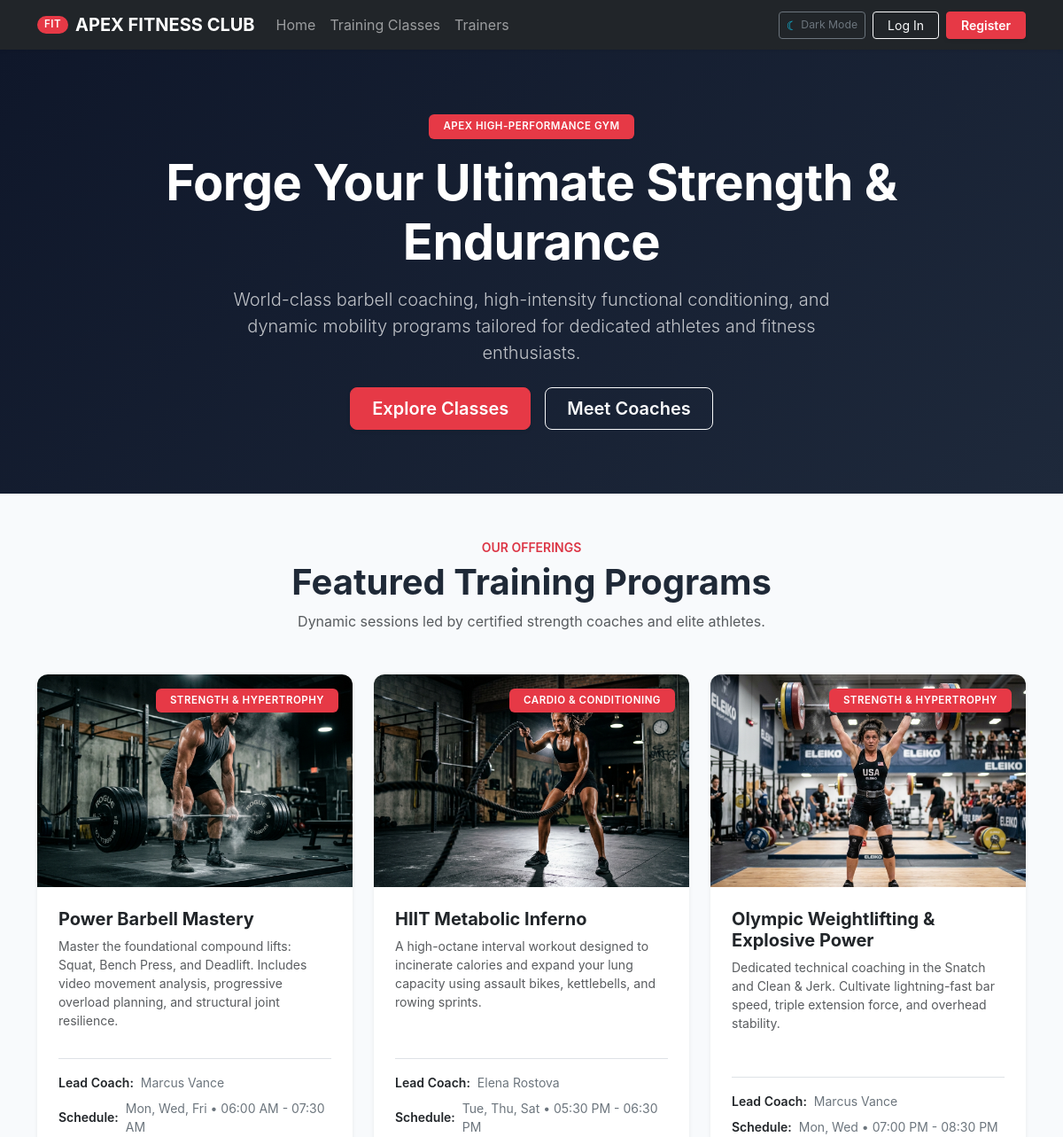
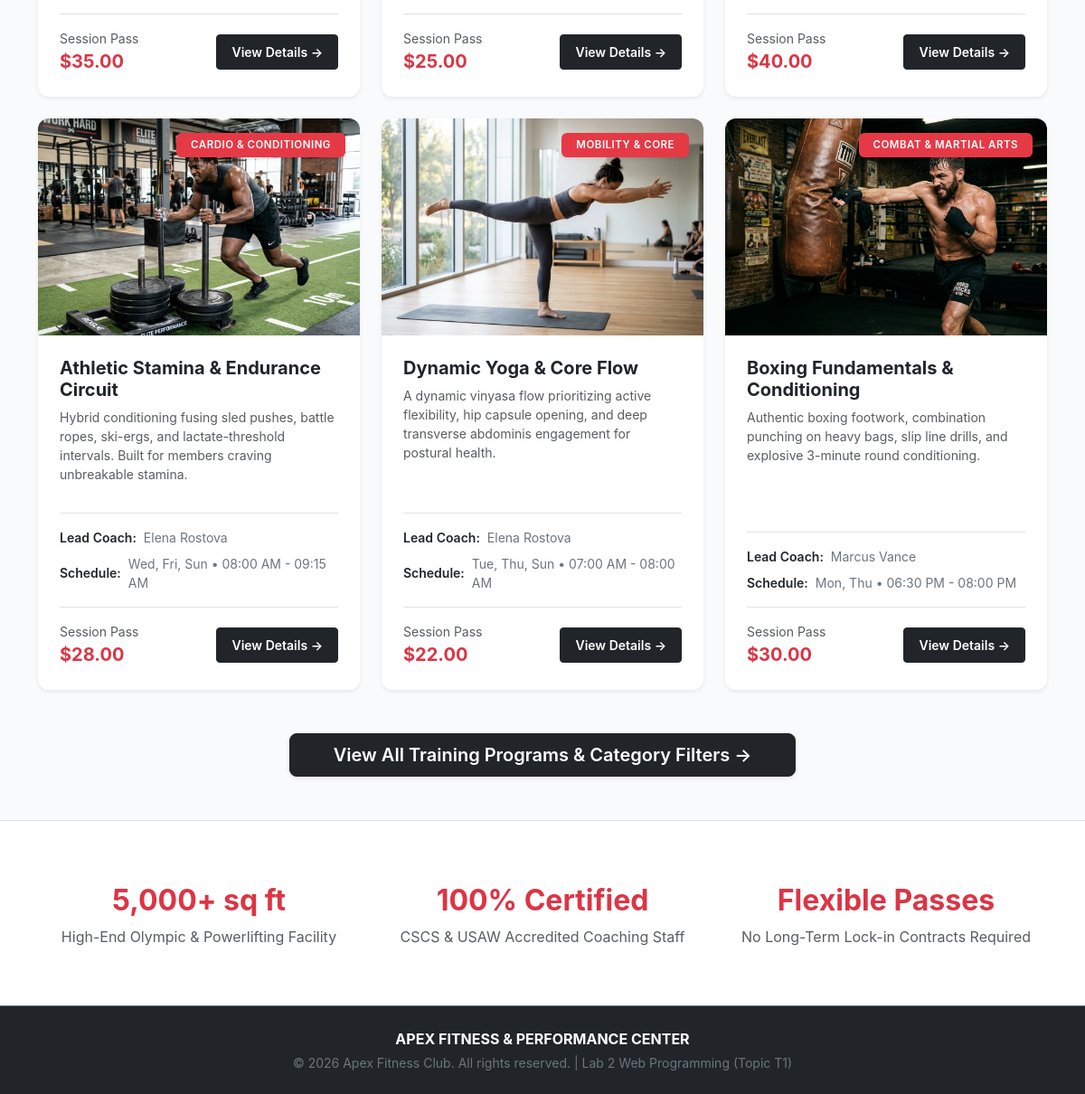
The page /bookstore/public/index.php on the database its author committed (2 pictures, top to bottom).
### tables this page shows
CREATE TABLE `fitness_classes` (
  `id` INT AUTO_INCREMENT PRIMARY KEY,
  `category_id` INT NOT NULL,
  `title` VARCHAR(150) NOT NULL,
  `description` TEXT NOT NULL,
  `trainer_name` VARCHAR(100) NOT NULL,
  `schedule_info` VARCHAR(100) NOT NULL,
  `price` DECIMAL(10,2) NOT NULL DEFAULT 0.00,
  `image_url` VARCHAR(255) NULL,
  `created_at` TIMESTAMP DEFAULT CURRENT_TIMESTAMP,
  CONSTRAINT `fk_class_category`
    FOREIGN KEY (`category_id`)
    REFERENCES `categories` (`id`)
    ON DELETE CASCADE
    ON UPDATE CASCADE
);

CREATE TABLE `categories` (
  `id` INT AUTO_INCREMENT PRIMARY KEY,
  `name` VARCHAR(100) NOT NULL,
  `description` TEXT NULL
);

### bookstore/config/preferences.php (called while the page is built, shortened)
<?php
function getActiveTheme(): string {
    $theme = $_COOKIE[COOKIE_THEME] ?? 'light';
    return in_array($theme, ['light', 'dark'], true) ? $theme : 'light';
}

### bookstore/config/session.php (called while the page is built, shortened)
<?php
function isLoggedIn(): bool {
    return isset($_SESSION['user_id']) && !empty($_SESSION['user_id']);
}

### bookstore/public/index.php (the view, shortened to what this page needs)
<?php
require_once __DIR__ . '/../config/session.php';
require_once __DIR__ . '/../config/database.php';
require_once __DIR__ . '/../config/preferences.php';
$activeTheme = getActiveTheme();
try {
    $stmt = $pdo->query("
        SELECT
            fc.id,
            fc.title,
            fc.description,
            fc.trainer_name,
            fc.schedule_info,
            fc.price,
            fc.image_url,
            c.name AS category_name
        FROM fitness_classes fc
        INNER JOIN categories c ON fc.category_id = c.id
        ORDER BY fc.id ASC
    ");
    $classes = $stmt->fetchAll();
} catch (PDOException $e) {
    error_log("Failed to fetch fitness classes: " . $e->getMessage());
    $classes = [];
}
?>
<!DOCTYPE html>
<html lang="en">
<head>
  <link
    href="https://cdn.jsdelivr.net/npm/bootstrap@5.3.0/dist/css/bootstrap.min.css"
    rel="stylesheet">
  <link rel="stylesheet" href="css/style.css">
</head>
<body class="<?php echo ($activeTheme === 'dark') ? 'theme-dark' : ''; ?>" data-bs-theme="<?php echo $activeTheme; ?>">
<?php
require_once __DIR__ . '/../components/header.php';
?>
<section class="hero-section text-white py-5">
  <div class="container text-center py-4">
    <span class="badge bg-danger text-uppercase px-3 py-2 mb-3 tracking-wider">Apex High-Performance Gym</span>
    <h1 class="display-4 fw-bold mb-3">Forge Your Ultimate Strength & Endurance</h1>
    <p class="lead text-light opacity-75 mb-4">
      World-class barbell coaching, high-intensity functional conditioning, and dynamic mobility programs tailored for dedicated athletes and fitness enthusiasts.
    </p>
    <div class="d-flex justify-content-center gap-3">
      <a href="#items" class="btn btn-danger btn-lg px-4 fw-semibold shadow-sm">
        Explore Classes
      </a>
      <a href="#trainers" class="btn btn-outline-light btn-lg px-4 fw-semibold">
        Meet Coaches
      </a>
    </div>
  </div>
</section>
<section class="py-5" id="items">
  <div class="container">
    <div class="text-center mb-5">
      <span class="text-danger fw-semibold text-uppercase small">Our Offerings</span>
      <h2 class="display-6 fw-bold mt-1">Featured Training Programs</h2>
      <p class="text-muted">Dynamic sessions led by certified strength coaches and elite athletes.</p>
    </div>
    <?php if (empty($classes)): ?>
      <div class="alert alert-info text-center py-4 shadow-sm">
        <h5>No fitness classes currently available</h5>
        <p class="mb-0 text-muted">Please check back soon or verify that the database seed data has been imported.</p>
      </div>
    <?php else: ?>
      <div class="row g-4">
        <?php foreach ($classes as $class): ?>
          <div class="col-12 col-md-6 col-lg-4">
            <div class="card h-100 shadow-sm border-0 class-card">
              <div class="position-relative">
                <img
                  src="<?php echo htmlspecialchars($class['image_url']); ?>"
                  class="card-img-top"
                  alt="<?php echo htmlspecialchars($class['title']); ?>">
                <span class="badge bg-danger position-absolute top-0 end-0 m-3 px-3 py-2 shadow-sm">
                  <?php echo htmlspecialchars($class['category_name']); ?>
                </span>
              </div>
              <div class="card-body d-flex flex-column p-4">
                <h5 class="card-title fw-bold text-dark mb-2">
                  <?php echo htmlspecialchars($class['title']); ?>
                </h5>
                <p class="card-text text-muted small flex-grow-1">
                  <?php echo htmlspecialchars($class['description']); ?>
                </p>
                <div class="class-meta my-3 pt-3 border-top">
                  <div class="d-flex align-items-center text-secondary small mb-2">
                    <span class="fw-semibold text-dark me-2">Lead Coach:</span>
                    <span><?php echo htmlspecialchars($class['trainer_name']); ?></span>
                  </div>
                  <div class="d-flex align-items-center text-secondary small">
                    <span class="fw-semibold text-dark me-2">Schedule:</span>
                    <span><?php echo htmlspecialchars($class['schedule_info']); ?></span>
                  </div>
                </div>
                <div class="d-flex align-items-center justify-content-between pt-3 border-top">
                  <div>
                    <span class="text-muted small d-block">Session Pass</span>
                    <span class="fs-5 fw-bold text-danger">$<?php echo number_format((float)$class['price'], 2); ?></span>
                  </div>
                  <a href="../pages/item_details.php?id=<?php echo urlencode($class['id']); ?>"
                     class="btn btn-dark btn-sm px-3 py-2 fw-semibold">
                    View Details &rarr;
                  </a>
                </div>
              </div>
            </div>
          </div>
        <?php endforeach; ?>
      </div>
      <div class="text-center mt-5">
        <a href="../pages/classes.php" class="btn btn-dark btn-lg px-5 fw-semibold shadow-sm">
          View All Training Programs & Category Filters &rarr;
        </a>
      </div>
    <?php endif; ?>
  </div>
</section>
<section class="py-5 bg-white border-top" id="trainers">
  <div class="container text-center">
    <div class="row g-4 align-items-center justify-content-center">
      <div class="col-md-4">
        <div class="p-3">
          <div class="fs-2 text-danger fw-bold mb-1">5,000+ sq ft</div>
          <p class="text-muted mb-0">High-End Olympic & Powerlifting Facility</p>
        </div>
      </div>
      <div class="col-md-4">
        <div class="p-3">
          <div class="fs-2 text-danger fw-bold mb-1">100% Certified</div>
          <p class="text-muted mb-0">CSCS & USAW Accredited Coaching Staff</p>
        </div>
      </div>
      <div class="col-md-4">
        <div class="p-3">
          <div class="fs-2 text-danger fw-bold mb-1">Flexible Passes</div>
          <p class="text-muted mb-0">No Long-Term Lock-in Contracts Required</p>
        </div>
      </div>
    </div>
  </div>
</section>
<?php
require_once __DIR__ . '/../components/footer.php';
?>
</body>
</html>

### bookstore/components/header.php (shortened to what this page needs)
<?php
require_once __DIR__ . '/../config/session.php';
require_once __DIR__ . '/../config/preferences.php';
$isAuth = isLoggedIn();
$currentUser = getCurrentUser();
$activeTheme = getActiveTheme();
$currentUri = $_SERVER['REQUEST_URI'] ?? '../public/index.php';
$targetTheme = ($activeTheme === 'dark') ? 'light' : 'dark';
$themeToggleUrl = "../pages/set_theme.php?theme=" . urlencode($targetTheme) . "&return=" . urlencode($currentUri);
?>
<header>
  <nav class="navbar navbar-expand-lg navbar-dark bg-dark sticky-top shadow-sm">
    <div class="container">
      <a class="navbar-brand fw-bold text-uppercase d-flex align-items-center gap-2" href="../public/index.php">
        <span class="badge bg-danger rounded-pill px-2 py-1">FIT</span>
        <span>Apex Fitness Club</span>
      </a>
      <div class="collapse navbar-collapse" id="mainNavbar">
        <ul class="navbar-nav me-auto mb-2 mb-lg-0 align-items-lg-center">
          <li class="nav-item">
            <a class="nav-link" href="../public/index.php">Home</a>
          </li>
          <li class="nav-item">
            <a class="nav-link" href="../pages/classes.php">Training Classes</a>
          </li>
          <li class="nav-item">
            <a class="nav-link" href="../public/index.php#trainers">Trainers</a>
          </li>
        </ul>
        <ul class="navbar-nav ms-auto mb-2 mb-lg-0 align-items-lg-center">
          <li class="nav-item me-lg-2 my-2 my-lg-0">
            <a href="<?php echo htmlspecialchars($themeToggleUrl); ?>"
               class="btn btn-sm btn-outline-secondary d-flex align-items-center gap-1 px-2 py-1"
               title="Switch to <?php echo ucfirst($targetTheme); ?> Gym Mode (Cookie-persisted for 30 days)">
              <?php if ($activeTheme === 'dark'): ?>
                <span class="text-warning">&#9728;</span> <span class="small">Light</span>
              <?php else: ?>
                <span class="text-info">&#9790;</span> <span class="small">Dark Mode</span>
              <?php endif; ?>
            </a>
          </li>
          <?php if ($isAuth): ?>
            <li class="nav-item me-lg-3 my-2 my-lg-0 text-light small d-flex align-items-center gap-2">
              <span>Hi, <strong class="text-white"><?php echo htmlspecialchars($currentUser['full_name']); ?></strong></span>
              <span class="badge bg-danger text-uppercase px-2 py-1 small">
                <?php echo htmlspecialchars($currentUser['role']); ?>
              </span>
            </li>
            <li class="nav-item">
              <a class="btn btn-outline-danger btn-sm px-3 fw-semibold" href="../auth/logout.php">
                Log Out
              </a>
            </li>
          <?php else: ?>
            <li class="nav-item me-lg-2">
              <a class="btn btn-outline-light btn-sm px-3" href="../auth/login.php">
                Log In
              </a>
            </li>
            <li class="nav-item mt-2 mt-lg-0">
              <a class="btn btn-danger btn-sm px-3 fw-semibold shadow-sm" href="../auth/register.php">
                Register
              </a>
            </li>
          <?php endif; ?>
        </ul>
      </div>
    </div>
  </nav>
</header>

### bookstore/components/footer.php
<footer class="bg-dark text-white text-center py-4 border-top border-secondary">
  <div class="container">
    <p class="mb-1 fw-bold text-uppercase tracking-wider">
      Apex Fitness & Performance Center
    </p>
    <p class="mb-0 text-secondary small">
      &copy; 2026 Apex Fitness Club. All rights reserved. | Lab 2 Web Programming (Topic T1)
    </p>
  </div>
</footer>

### bookstore/public/css/style.css (style rules this page uses)
:root { --primary-brand: #e63946; --dark-brand: #111827; --accent-brand: #f87171; --surface-bg: #f8fafc; }
body { font-family: -apple-system, BlinkMacSystemFont, "Segoe UI", Roboto, "Helvetica Neue", Arial, sans-serif; color: #1f2937; background-color: var(--surface-bg); transition: background-color 0.2s ease, color 0.2s ease; }
.hero-section { padding: 90px 0; background: linear-gradient(135deg, #0f172a 0%, #1e293b 100%); position: relative; overflow: hidden; }
.hero-section h1 { letter-spacing: -0.5px; }
.hero-section .lead { max-width: 680px; margin: 0 auto; }
.class-card { transition: transform 0.25s ease, box-shadow 0.25s ease; border-radius: 12px; overflow: hidden; background-color: #ffffff; }
.card-img-top { height: 240px; object-fit: cover; transition: transform 0.3s ease; }
.badge.bg-danger { background-color: var(--primary-brand) !important; font-weight: 600; letter-spacing: 0.5px; text-transform: uppercase; font-size: 0.72rem; }
.btn-danger { background-color: var(--primary-brand); border-color: var(--primary-brand); }
footer { padding: 35px 0; }

### rows shown on the page
fitness_classes: image_url (picture), category.name "STRENGTH & HYPERTROPHY", title "Power Barbell Mastery", description "Master the foundational compound lifts: Squat, Bench Press, and Deadlift. Includes video movement analysis, progressive overload planning, and structural joint resilience.", trainer_name "Marcus Vance", schedule_info "Mon, Wed, Fri • 06:00 AM - 07:30 AM", price "35.00"
fitness_classes: image_url (picture), category.name "CARDIO & CONDITIONING", title "HIIT Metabolic Inferno", description "A high-octane interval workout designed to incinerate calories and expand your lung capacity using assault bikes, kettlebells, and rowing sprints.", trainer_name "Elena Rostova", schedule_info "Tue, Thu, Sat • 05:30 PM - 06:30 PM", price "25.00"
fitness_classes: image_url (picture), category.name "STRENGTH & HYPERTROPHY", title "Olympic Weightlifting & Explosive Power", description "Dedicated technical coaching in the Snatch and Clean & Jerk. Cultivate lightning-fast bar speed, triple extension force, and overhead stability.", trainer_name "Marcus Vance", schedule_info "Mon, Wed • 07:00 PM - 08:30 PM", price "40.00"
fitness_classes: image_url (picture), category.name "CARDIO & CONDITIONING", title "Athletic Stamina & Endurance Circuit", description "Hybrid conditioning fusing sled pushes, battle ropes, ski-ergs, and lactate-threshold intervals. Built for members craving unbreakable stamina.", trainer_name "Elena Rostova", schedule_info "Wed, Fri, Sun • 08:00 AM - 09:15 AM", price "28.00"
fitness_classes: image_url (picture), category.name "MOBILITY & CORE", title "Dynamic Yoga & Core Flow", description "A dynamic vinyasa flow prioritizing active flexibility, hip capsule opening, and deep transverse abdominis engagement for postural health.", trainer_name "Elena Rostova", schedule_info "Tue, Thu, Sun • 07:00 AM - 08:00 AM", price "22.00"
fitness_classes: image_url (picture), category.name "COMBAT & MARTIAL ARTS", title "Boxing Fundamentals & Conditioning", description "Authentic boxing footwork, combination punching on heavy bags, slip line drills, and explosive 3-minute round conditioning.", trainer_name "Marcus Vance", schedule_info "Mon, Thu • 06:30 PM - 08:00 PM", price "30.00"
